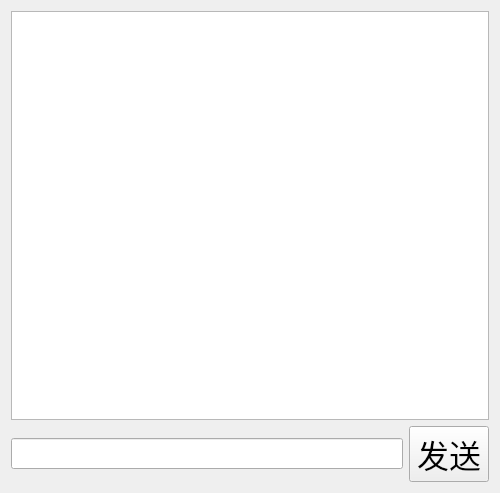
<?xml version="1.0" encoding="UTF-8"?>
<ui version="4.0">
 <class>PrivateChat</class>
 <widget class="QWidget" name="PrivateChat">
  <property name="geometry">
   <rect>
    <x>0</x>
    <y>0</y>
    <width>500</width>
    <height>493</height>
   </rect>
  </property>
  <property name="windowTitle">
   <string>Form</string>
  </property>
  <layout class="QVBoxLayout" name="verticalLayout_2">
   <item>
    <layout class="QVBoxLayout" name="verticalLayout">
     <item>
      <widget class="QTextEdit" name="showMsg_te">
       <property name="font">
        <font>
         <pointsize>18</pointsize>
        </font>
       </property>
      </widget>
     </item>
     <item>
      <layout class="QHBoxLayout" name="horizontalLayout">
       <item>
        <widget class="QLineEdit" name="inputMsg_le">
         <property name="font">
          <font>
           <pointsize>14</pointsize>
          </font>
         </property>
        </widget>
       </item>
       <item>
        <widget class="QPushButton" name="sendMsg_pb">
         <property name="font">
          <font>
           <pointsize>24</pointsize>
          </font>
         </property>
         <property name="text">
          <string>发送</string>
         </property>
        </widget>
       </item>
      </layout>
     </item>
    </layout>
   </item>
  </layout>
 </widget>
 <resources/>
 <connections/>
</ui>
